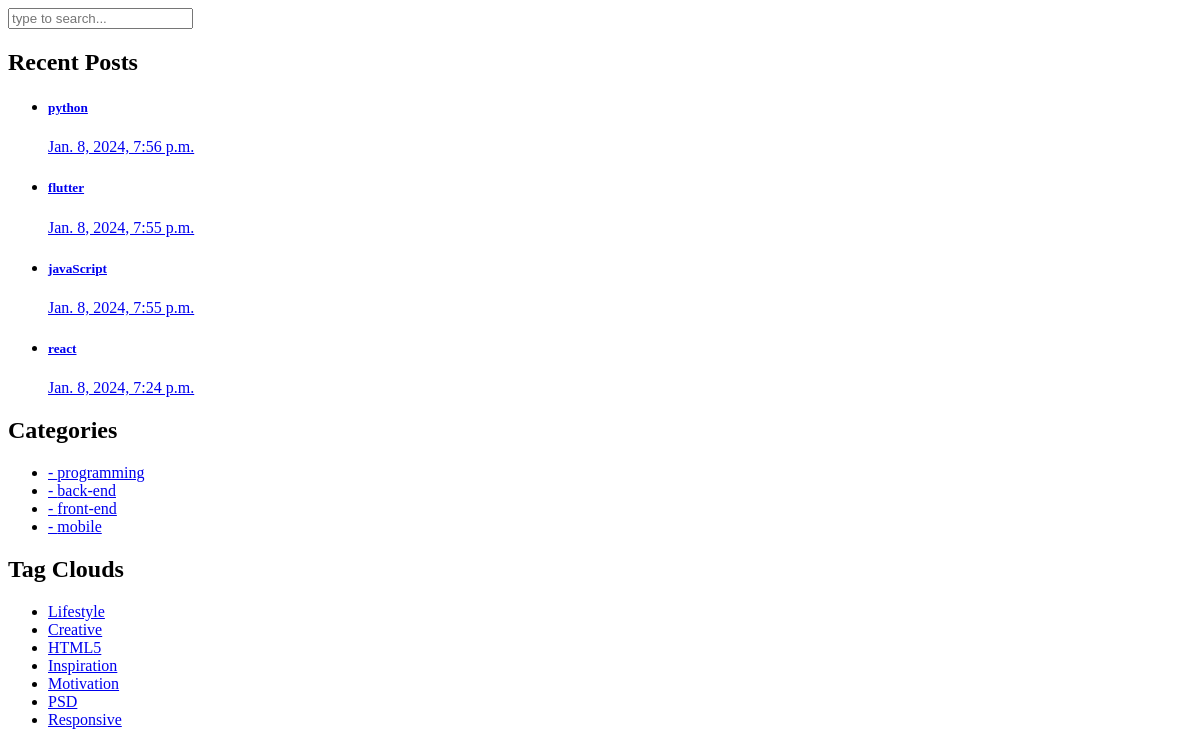
The app's page /sidebar, older data.
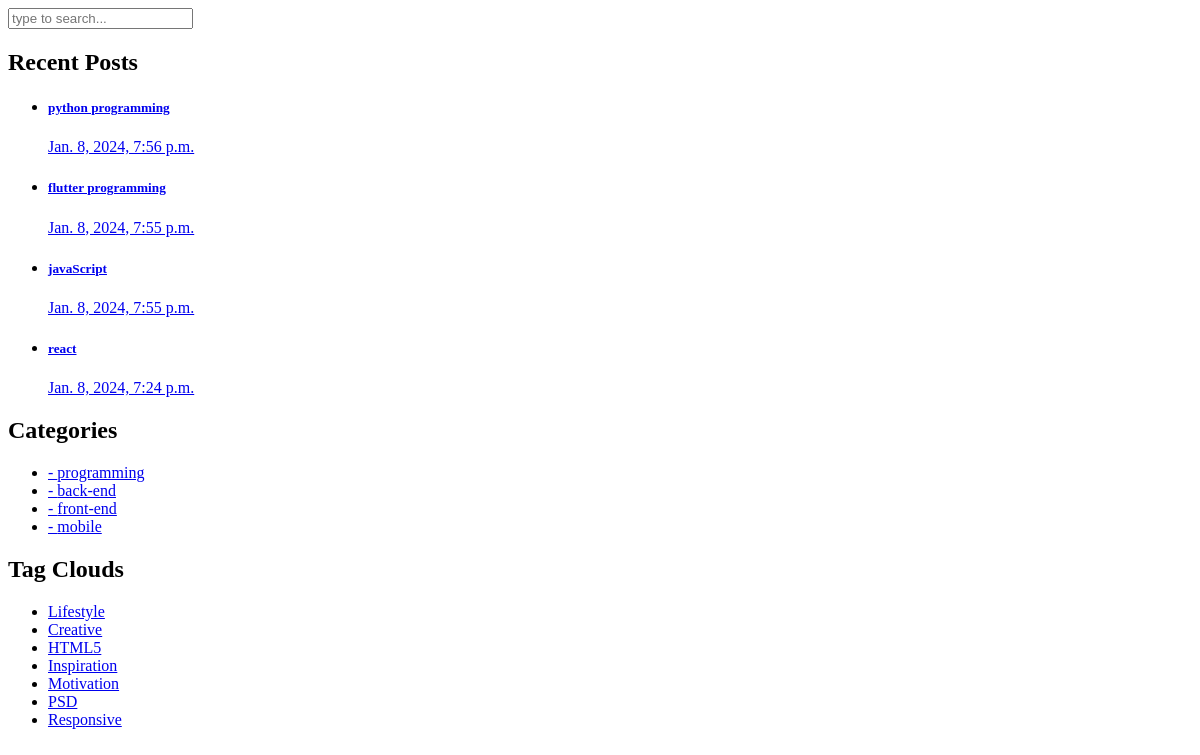
The same page, newer data.
### blog/models.py (models this page shows, shortened)
class Article(models.Model):
    id = models.AutoField(primary_key=True)
    auther = models.ForeignKey(User, on_delete=models.CASCADE)
    category = models.ManyToManyField(Category, related_name="articles")
    title = models.CharField(max_length=70)
    body = models.TextField()
    image = models.ImageField(upload_to="images/article")
    created = models.DateTimeField(auto_now_add=True)
    updated = models.DateTimeField(auto_now=True)
    status = models.BooleanField(default=True)
    slug = models.SlugField(blank=True, unique=True)
    objects = ArticleManager()
    class Meta:
        ordering = ("-created",)

### home_app/views.py (the view)
# urls.py: path('sidebar', views.sidebar, name="sidebar"), # for test
def sidebar(request):
    data = {'name':'esmaeil'}
    return render(request, 'includes/sidebar.html', context=data)

### context_processors/context_processor.py (called while the page is built)
def recent_articles(request):
    recent_articles = Article.objects.order_by('-created')
    categories = Category.objects.all()
    return {'recent_articles': recent_articles, 'categories': categories}

### templates/includes/sidebar.html
{% load static %}
<div class="col-lg-4">
    <div class="sidebar">
        <div class="row">
            <div class="col-lg-12">
                <div class="sidebar-item search">
                    <form id="search_form" name="gs" method="GET" action="{% url "blog:search_articles" %}">
                        <input type="text" name="q" class="searchText" placeholder="type to search..."
                               autocomplete="on">
                    </form>
                </div>
            </div>
            <div class="col-lg-12">
                <div class="sidebar-item recent-posts">
                    <div class="sidebar-heading">
                        <h2>Recent Posts</h2>
                    </div>
                    <div class="content">
                        <ul>
                          {% for article in recent_articles %}
                              <li><a href="post-details.html">
                                <h5>{{ article.title }}</h5>
                                <span>{{ article.created }}</span>
                            </a></li>
                          {% endfor %}
                        </ul>
                    </div>
                </div>
            </div>
            <div class="col-lg-12">
                <div class="sidebar-item categories">
                    <div class="sidebar-heading">
                        <h2>Categories</h2>
                    </div>
                    <div class="content">
                        <ul>
                            {% for category in categories %}
                            <li><a href="{% url 'blog:category_detail' category.id %}">- {{ category.title }} </a></li>
                            {% endfor %}
                        </ul>
                    </div>
                </div>
            </div>
            <div class="col-lg-12">
                <div class="sidebar-item tags">
                    <div class="sidebar-heading">
                        <h2>Tag Clouds</h2>
                    </div>
                    <div class="content">
                        <ul>
                            <li><a href="#">Lifestyle</a></li>
                            <li><a href="#">Creative</a></li>
                            <li><a href="#">HTML5</a></li>
                            <li><a href="#">Inspiration</a></li>
                            <li><a href="#">Motivation</a></li>
                            <li><a href="#">PSD</a></li>
                            <li><a href="#">Responsive</a></li>
                        </ul>
                    </div>
                </div>
            </div>
        </div>
    </div>
</div>

Row changes from the older to the newer data that the page shows:
changed Article: title "python" → "python programming"
changed Article: title "flutter" → "flutter programming"
